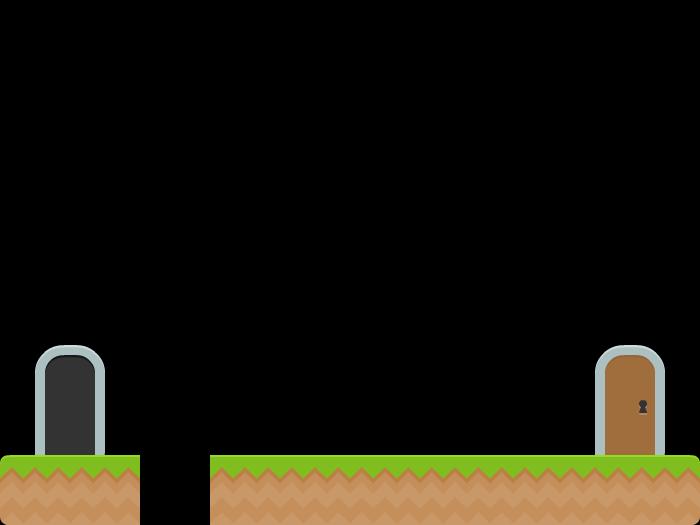

This is a level from a 2D game, rendered from its Tiled map with the project's own tilesets. A one-line summary and the map file follow, with tile-layer data summarised:
An orthogonal 20x15 tile map with 35x35 px tiles, 5 tile layers (Background, Platforms, Door, Key, ...).

<map version="1.0" orientation="orthogonal" renderorder="right-down" width="20" height="15" tilewidth="35" tileheight="35" nextobjectid="1">
 <tileset firstgid="1" name="tileset" tilewidth="70" tileheight="70" spacing="2" margin="2" tilecount="196">
  <image source="../tileset.png" width="1024" height="1024" />
 </tileset>
 <layer name="Background" width="20" height="15">
  <data>[300 cells, 2 non-empty, 1 distinct tile ids]</data>
 </layer>
 <layer name="Platforms" width="20" height="15">
  <data>[300 cells, 7 non-empty, 3 distinct tile ids]</data>
 </layer>
 <layer name="Door" width="20" height="15">
  <data>[300 cells, 2 non-empty, 2 distinct tile ids]</data>
 </layer>
 <layer name="Key" width="20" height="15">
  <data>[300 cells, 0 non-empty, 0 distinct tile ids]</data>
 </layer>
 <layer name="Portal" width="20" height="15">
  <data>[300 cells, 2 non-empty, 2 distinct tile ids]</data>
 </layer>
</map>
